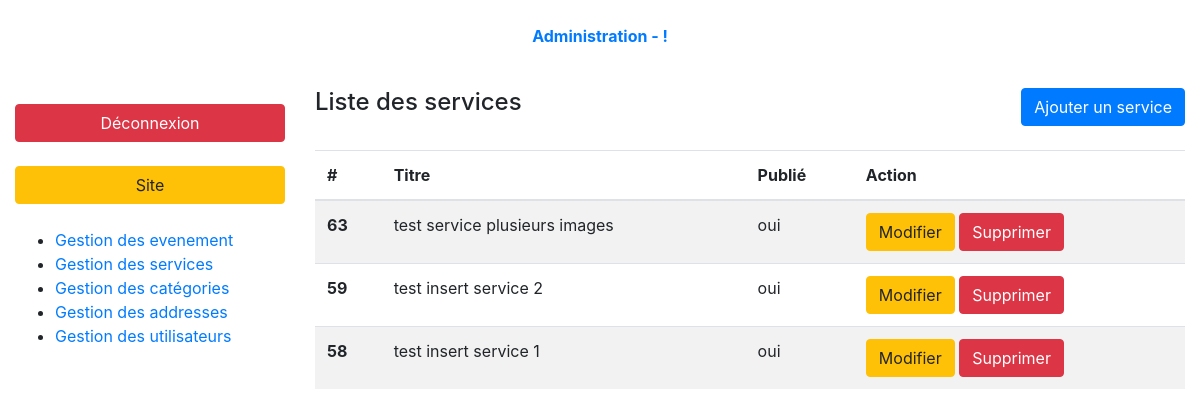
/index.php?page=admin-services-list (signed in), run on the app's committed database.
### tables this page shows
CREATE TABLE `services` (
  `id` int(10) UNSIGNED NOT NULL,
  `title` varchar(255) NOT NULL,
  `summary` varchar(255) NOT NULL,
  `content` text NOT NULL,
  `phone_number` varchar(15) NOT NULL,
  `opening_days` varchar(255) NOT NULL,
  `hours_from` time NOT NULL,
  `hours_to` time NOT NULL,
  `created_at` timestamp NOT NULL DEFAULT CURRENT_TIMESTAMP,
  `is_published` tinyint(1) UNSIGNED NOT NULL DEFAULT '0' COMMENT 'Publiée ? oui/non',
  `address_id` int(10) UNSIGNED NOT NULL
);

### controller/backend/services.php (called while the page is built, shortened)
<?php
require_once ('././model/services.php');
function servicesList(){
    $services = getServices(FALSE, TRUE);
    require_once './views/backend/servicesList.php';
}

### model/services.php (called while the page is built, shortened)
<?php
    function getServices($serviceId = FALSE, $backOffice = FALSE)
    {
        $db = dbConnect();
        if ($serviceId){
            $queryString = 'SELECT s.*, GROUP_CONCAT(m.name) AS name, a.address, a.zip_code, a.city, a.country, a.location';
        }
        else{
            $queryString = 'SELECT s.id, s.title, s.summary, s.is_published, GROUP_CONCAT(m.name) AS name';
        }
        $queryString .= ' FROM addresses a INNER JOIN services s
        ON a.id = s.address_id
        INNER JOIN medias m
        ON s.id = m.service_id';
        if (!$serviceId && !$backOffice){
            $queryString .= ' WHERE is_published = 1
            GROUP BY s.id';
        }
        elseif (!$serviceId && $backOffice){
            $queryString .= ' GROUP BY s.id
            ORDER BY created_at DESC';
        }
        elseif ($serviceId && !$backOffice){
            $queryString .= ' WHERE is_published = 1 AND s.id = :id';
        }
        elseif ($serviceId && $backOffice){
            $queryString .= ' WHERE s.id = :id';
        }
        $query = $db->prepare($queryString);
        if (!$serviceId){
            $query->execute();
            return $query->fetchAll();
        }
        else{
            $query->execute(['id' => $serviceId]);
            return $query->fetch(PDO::FETCH_ASSOC);
        }
    }

### views/backend/servicesList.php (the view, shortened to what this page needs)
    <div class="container-fluid">
        <?php require '././partials/backend/header.php'; ?>
        <div class="row my-3 index-content">
            <?php require '././partials/backend/nav.php'; ?>
            <section class="col-9">
                <header class="pb-4 d-flex justify-content-between">
                    <h4>Liste des services</h4>
                    <a class="btn btn-primary" href="index.php?page=admin-services-form">Ajouter un service</a>
                </header>
                <table class="table table-striped">
                    <thead>
                    <tr>
                        <th>#</th>
                        <th>Titre</th>
                        <th>Publié</th>
                        <th>Action</th>
                    </tr>
                    </thead>
                    <tbody>
                    <?php foreach($services as $service): ?>
                        <tr>
                            <th><?= $service['id'];?></th>
                            <td><?= $service['title'];?></td>
                            <td><?= ($service['is_published'] == 0) ? 'non' : 'oui' ;?></td>
                            <td>
                                <a href="index.php?page=admin-services-form&service-id=<?= $service['id'];?>&action=edit" class="btn btn-warning">Modifier</a>
                                <a onclick="return confirm('Are you sure?')" href="index.php?page=admin-services-list&service-id=<?= $service['id'];?>&action=delete" class="btn btn-danger">Supprimer</a>
                            </td>
                        </tr>
                    <?php endforeach; ?>
                    </tbody>
                </table>
            </section>
        </div>
    </div>
<?php require 'layout.php'; ?>

### data on the page
services: id "63", title "test service plusieurs images", is_published "oui"
services: id "59", title "test insert service 2", is_published "oui"
services: id "58", title "test insert service 1", is_published "oui"
